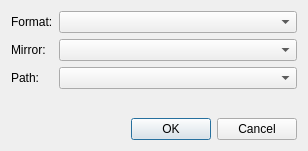
<?xml version="1.0" encoding="UTF-8"?>
<ui version="4.0">
 <class>ChooseDownloadLinksDialog</class>
 <widget class="QDialog" name="ChooseDownloadLinksDialog">
  <property name="geometry">
   <rect>
    <x>0</x>
    <y>0</y>
    <width>308</width>
    <height>151</height>
   </rect>
  </property>
  <property name="windowTitle">
   <string>Dialog</string>
  </property>
  <layout class="QFormLayout" name="formLayout">
   <item row="0" column="0">
    <widget class="QLabel" name="label">
     <property name="text">
      <string>Format:</string>
     </property>
    </widget>
   </item>
   <item row="3" column="0">
    <spacer name="verticalSpacer">
     <property name="orientation">
      <enum>Qt::Vertical</enum>
     </property>
     <property name="sizeHint" stdset="0">
      <size>
       <width>20</width>
       <height>40</height>
      </size>
     </property>
    </spacer>
   </item>
   <item row="0" column="1">
    <widget class="QComboBox" name="comboBoxFormat"/>
   </item>
   <item row="4" column="0" colspan="2">
    <widget class="QDialogButtonBox" name="buttonBox">
     <property name="orientation">
      <enum>Qt::Horizontal</enum>
     </property>
     <property name="standardButtons">
      <set>QDialogButtonBox::Cancel|QDialogButtonBox::Ok</set>
     </property>
    </widget>
   </item>
   <item row="1" column="0">
    <widget class="QLabel" name="label_2">
     <property name="text">
      <string>Mirror:</string>
     </property>
    </widget>
   </item>
   <item row="1" column="1">
    <widget class="QComboBox" name="comboBoxMirror"/>
   </item>
   <item row="2" column="0">
    <widget class="QLabel" name="label_3">
     <property name="text">
      <string>Path:</string>
     </property>
    </widget>
   </item>
   <item row="2" column="1">
    <widget class="QComboBox" name="comboBoxPath"/>
   </item>
  </layout>
 </widget>
 <resources/>
 <connections>
  <connection>
   <sender>buttonBox</sender>
   <signal>accepted()</signal>
   <receiver>ChooseDownloadLinksDialog</receiver>
   <slot>accept()</slot>
   <hints>
    <hint type="sourcelabel">
     <x>248</x>
     <y>254</y>
    </hint>
    <hint type="destinationlabel">
     <x>157</x>
     <y>274</y>
    </hint>
   </hints>
  </connection>
  <connection>
   <sender>buttonBox</sender>
   <signal>rejected()</signal>
   <receiver>ChooseDownloadLinksDialog</receiver>
   <slot>reject()</slot>
   <hints>
    <hint type="sourcelabel">
     <x>316</x>
     <y>260</y>
    </hint>
    <hint type="destinationlabel">
     <x>286</x>
     <y>274</y>
    </hint>
   </hints>
  </connection>
 </connections>
</ui>
